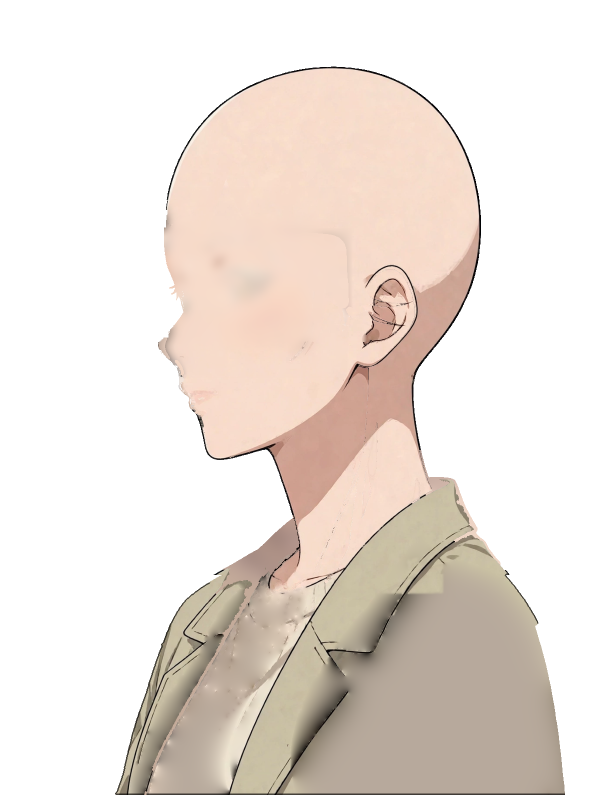
#> input picture version-linux/assets/Female/Base.png, 1200 x 1600 px, found by its file name (shown at 1/2 size); its folder holds 6 pictures in this run; the run also reads 1 picture not shown here
$ python escanear_boca_nariz.py
#> lines starting #> are read from the running program, lines starting #| are printed output that depends on the picture; after the words box and inside, x2 and y2 are one past the last pixel; in counts of white or black regions, pixels touching at a corner belong together
# escanear_boca_nariz.py — Busca lunares (motas oscuras aisladas) horneados en las
# capas de boca y nariz de ambos sexos, y renderiza cada una sobre la Base
# para revisión visual. Una mota horneada en una capa aparece en TODOS los
# combos que usan esa boca/nariz, así que el arreglo es por capa, no por combo.
# Salida: diagnostico_usuario/lunares_boca_nariz/
import os
import numpy as np
from PIL import Image
from scipy import ndimage

BASE = '/home/hatch/workspace/anime-portrait-studio'
A = os.path.join(BASE, 'version-linux/assets')
OUT = os.path.join(BASE, 'diagnostico_usuario/lunares_boca_nariz')
os.makedirs(OUT, exist_ok=True)

CAPAS = []
for sexo in ('Female', 'Male'):
    for f in sorted(os.listdir(os.path.join(A, sexo))):
        if f.startswith(('Mouth_', 'Nose')):
            CAPAS.append((sexo, f))
#> pass 2 of the loop `for sexo in ('Female', 'Male'):`:

def gris(a):
    return a[..., :3].astype(int).min(axis=2)  # canal más oscuro

print(f"{'capa':38s} {'px_opacos':>9s} {'comps_oscuros':>13s}  componentes (tam, centroide, bbox)")
resultados = {}
for sexo, f in CAPAS:
    p = os.path.join(A, sexo, f)
    im = np.array(Image.open(p).convert('RGBA'))
    alpha = im[..., 3]
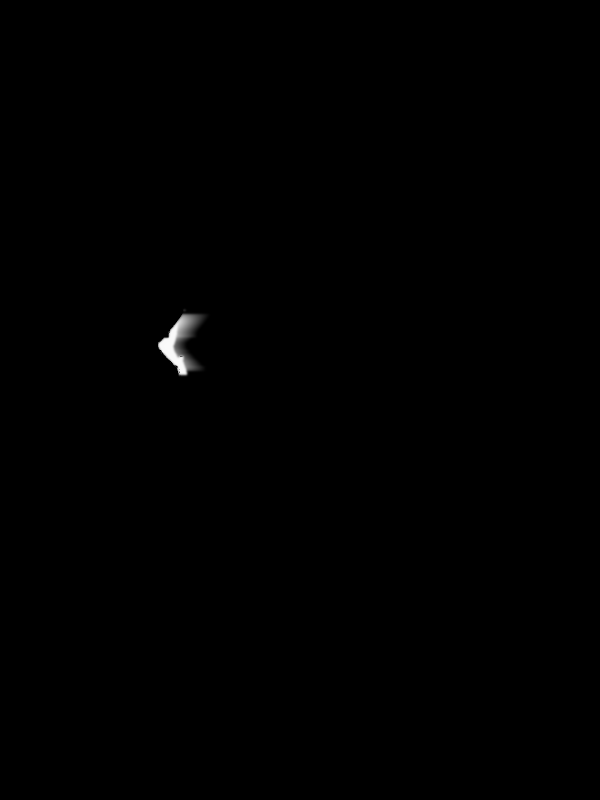
#> alpha: shape (1600, 1200) (shown at 1/2 size); min 0, max 250, mean 0.5
    opacos = (alpha > 150).sum()
#> opacos = 2747
    oscuro = (alpha > 150) & (gris(im) < 100)
#> in gris, `return a[..., :3].astype(int).min(axis=2)`:
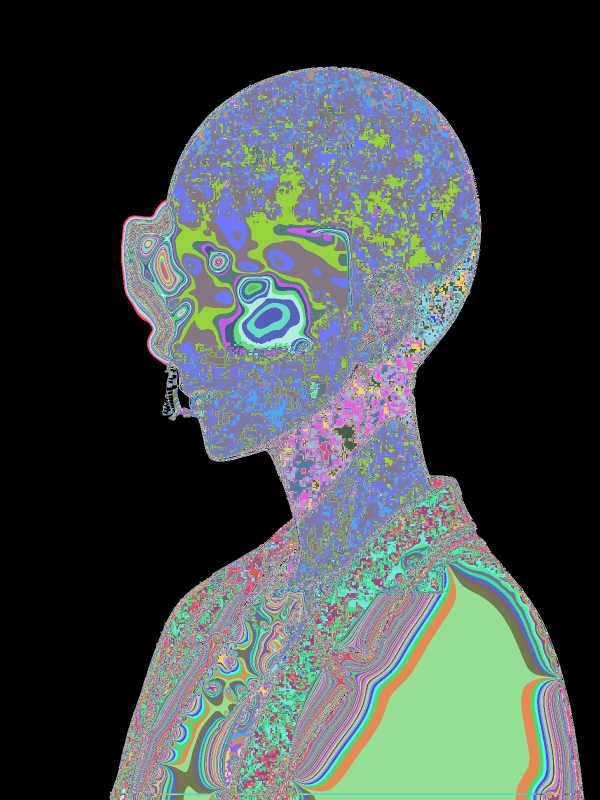
#> returned value: shape (1600, 1200) int64 (shown at 1/2 size); 246 distinct labels, from 0 to 247; one colour per label, 0 black
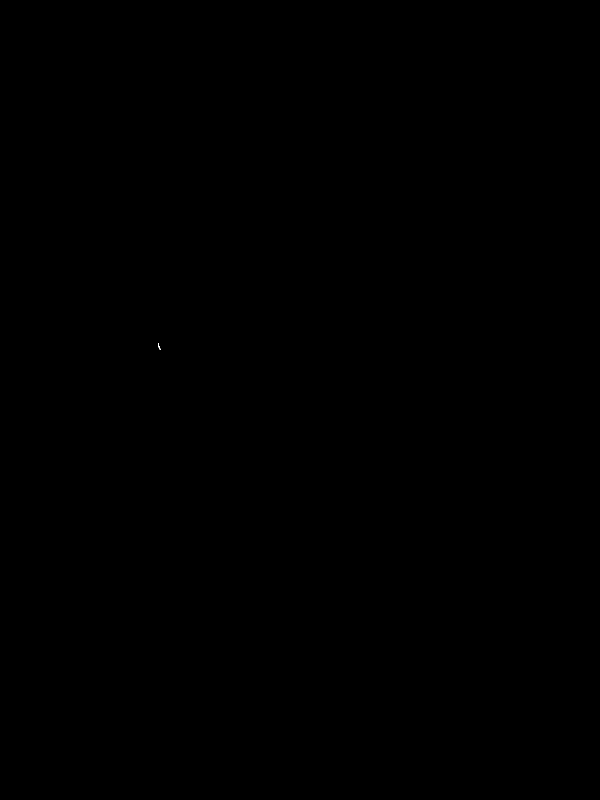
#> oscuro: shape (1600, 1200) bool (shown at 1/2 size); 0% white in thin lines or dots, all inside (x1, y1, x2, y2) = (317, 686, 322, 700)
    lab, n = ndimage.label(oscuro)
#> n = 1
    comps = []
    for i in range(1, n + 1):
        ys, xs = np.where(lab == i)
        comps.append((len(xs), int(xs.mean()), int(ys.mean()),
                      (int(xs.min()), int(ys.min()), int(xs.max()), int(ys.max()))))
#> after the loop, comps = [(22, 318, 693, (317, 686, 321, 699))]
    comps.sort(reverse=True)
    resultados[(sexo, f)] = comps
    desc = ' | '.join(f"{t}px@({cx},{cy})[{x0},{y0}-{x1},{y1}]" for t, cx, cy, (x0, y0, x1, y1) in comps[:8])
    print(f"{sexo+'/'+f:38s} {opacos:9d} {n:13d}  {desc}")
#| Female/Nose1.png                            2747             1  22px@(318,693)[317,686-321,699]
#> pass 2 of the loop `for sexo, f in CAPAS:`:
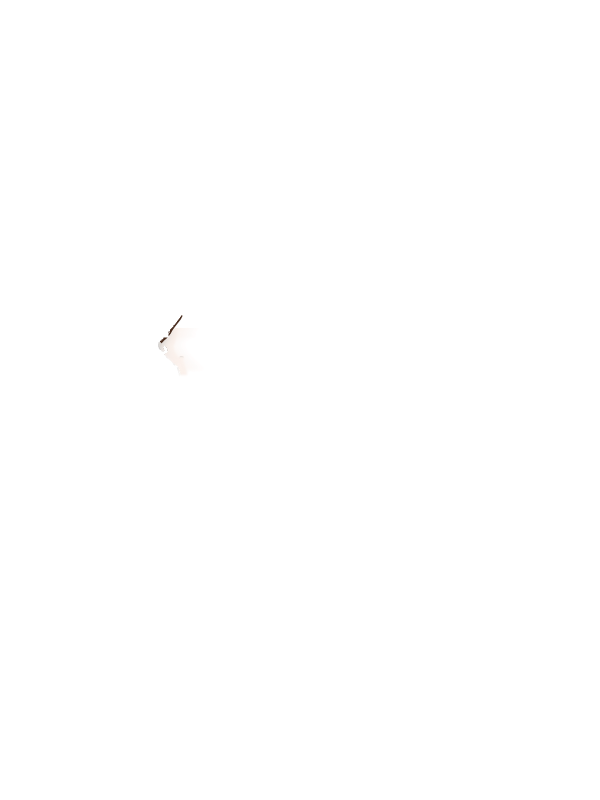
#> input picture version-linux/assets/Female/Nose2.png, 1200 x 1600 px, found by its file name (shown at 1/2 size)
#> im is the input picture: shape (1600, 1200, 4); mean R, G, B, A 0.7, 0.6, 0.5, 0.2
#> `alpha = im[..., 3]`:
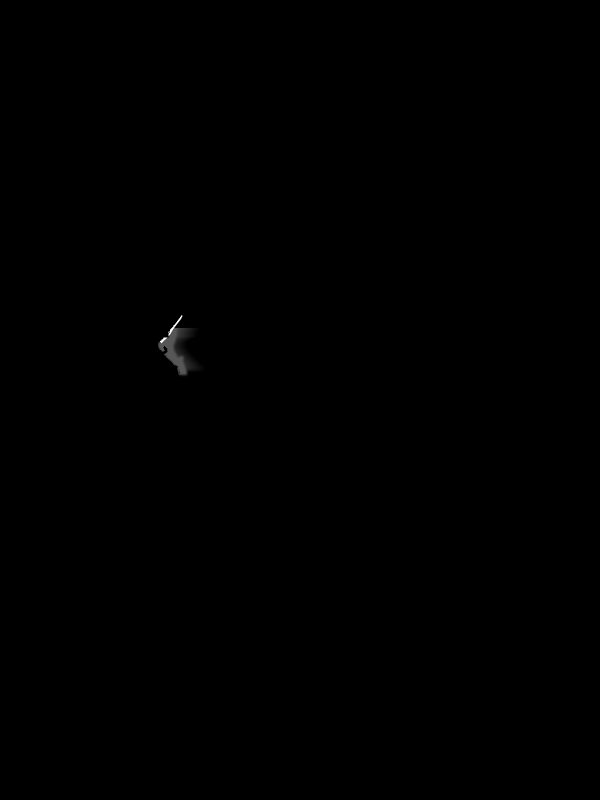
#> alpha: shape (1600, 1200) (shown at 1/2 size); min 0, max 255, mean 0.2
#> opacos = 236
#> oscuro: shape (1600, 1200) bool; 0.01% white; 2 white regions, box (x1, y1, x2, y2) and area: (337, 631, 365, 672) 169, (320, 675, 335, 686) 67
#> lab: shape (1600, 1200) int32; 3 distinct labels, from 0 to 2
#> n = 2
#> after the loop `for i in range(1, n + 1):`: comps = [(169, 349, 651, (337, 631, 364, 671)), (67, 326, 679, (320, 675, 334, 685))]
#| Female/Nose2.png                             236             2  169px@(349,651)[337,631-364,671] | 67px@(326,679)[320,675-334,685]

# Render compuesto Base + nariz + boca (piel Light, sin pelo/ojos/ropa) y zoom de la cara
for sexo in ('Female', 'Male'):
    base = Image.open(os.path.join(A, sexo, 'Base.png')).convert('RGBA')
#> base is the input picture: PIL image 1200x1600 RGBA; mean R, G, B, A 96.7, 86.8, 79.2, 112.4
    narices = ['Nose1.png', 'Nose2.png', 'Nose3.png']
    bocas = (['Mouth_Neutral.png', 'Mouth_Happy.png', 'Mouth_Sad.png', 'Mouth_Angry.png', 'Mouth_Surprised.png']
             if sexo == 'Female' else ['Mouth_Neutral.png', 'Mouth_Happy.png', 'Mouth_Surprised.png'])
    for n in narices:
        for b in bocas:
            comp = base.copy()
            comp.alpha_composite(Image.open(os.path.join(A, sexo, n)).convert('RGBA'))
#> (the run stopped early here; a loop or call above may not have finished)
